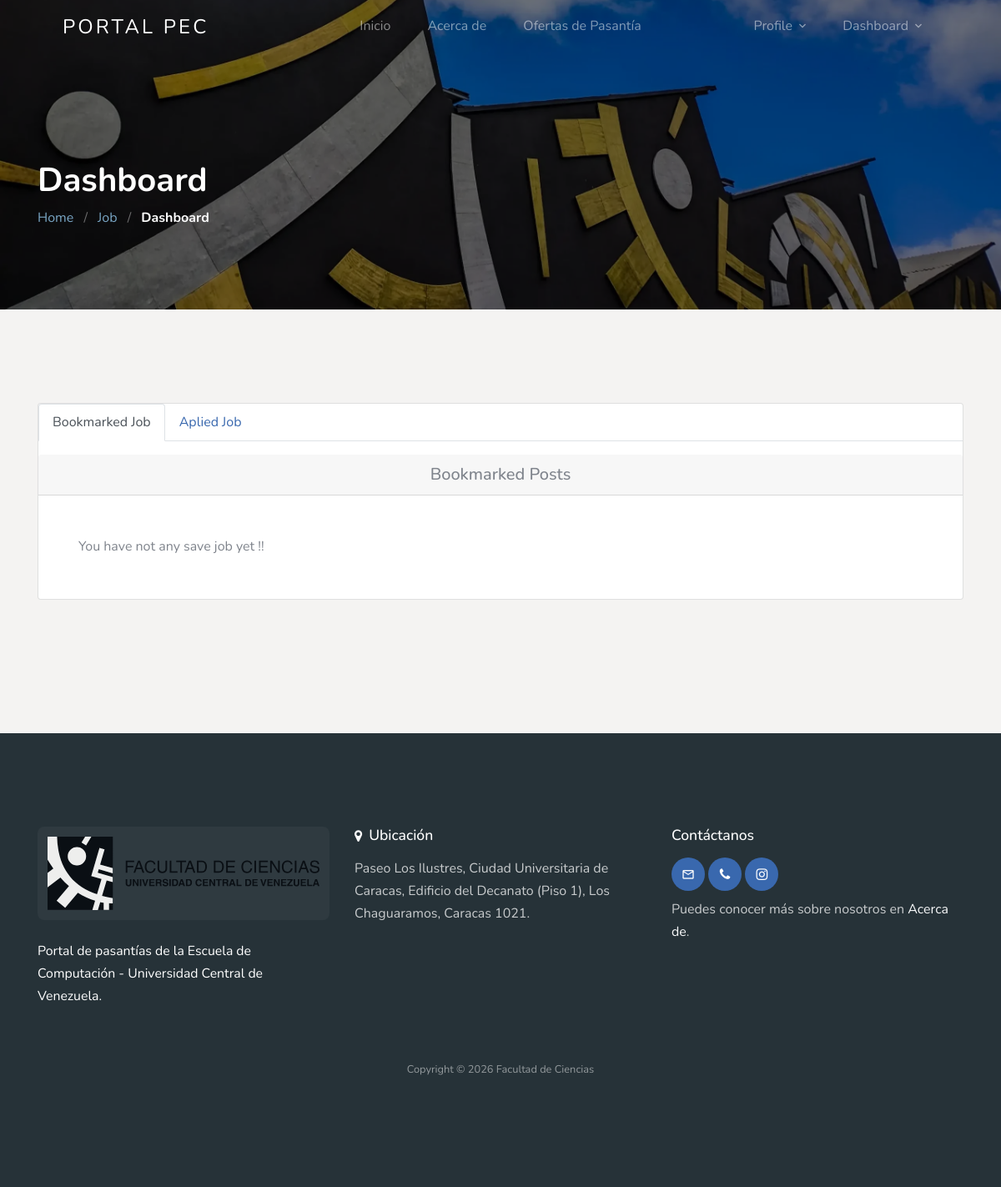
The page /dashboard/ (signed in) on the database as committed earlier.
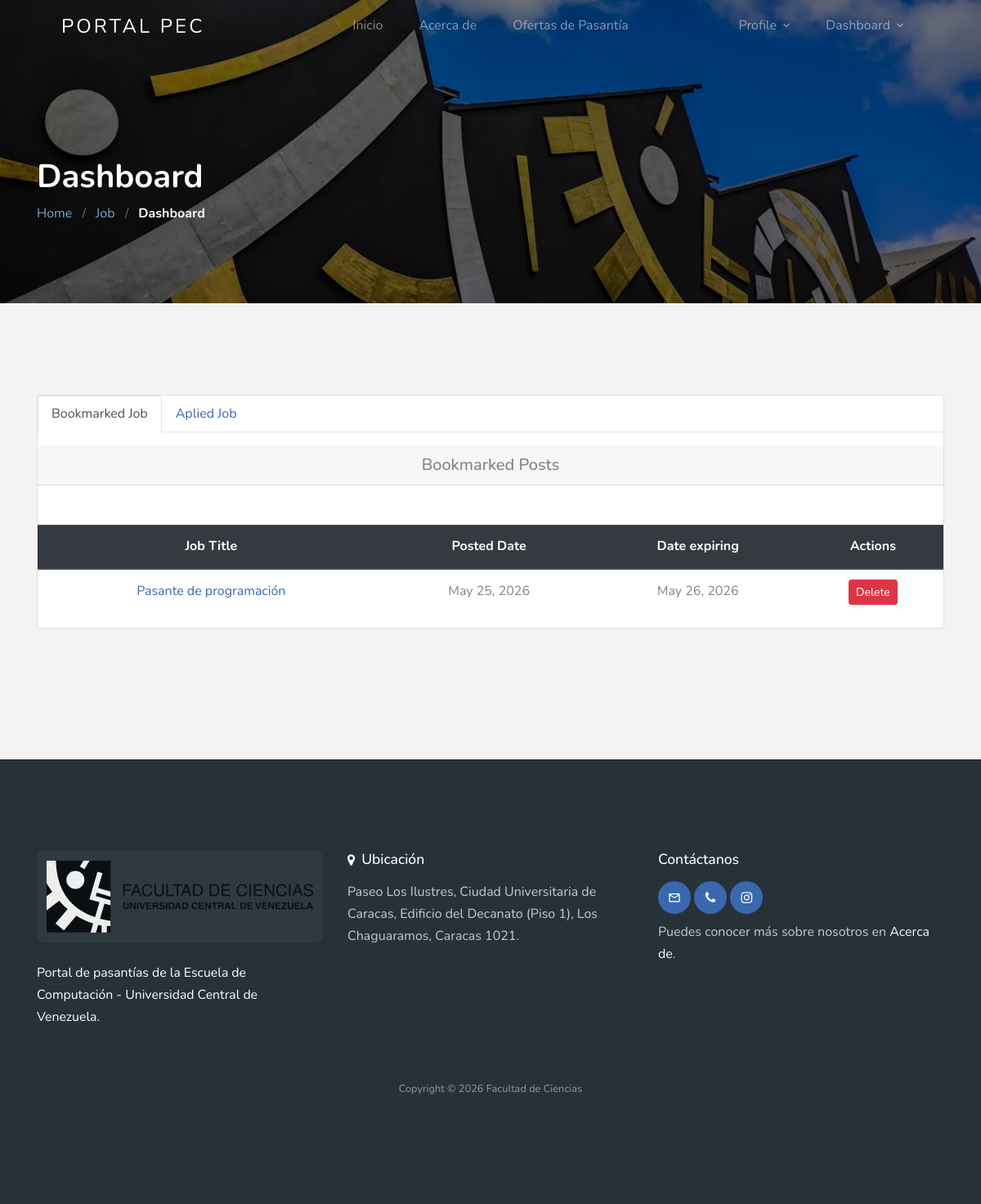
The same page on the database as committed later.
### apps/jobapp/models/relations.py (models this page shows, shortened)
class BookmarkJob(TimeStampedModel, SoftDeleteModel):
    user = models.ForeignKey(User, on_delete=models.CASCADE)
    job = models.ForeignKey(Job, on_delete=models.CASCADE)
    class Meta:
        unique_together = ('user', 'job')

### apps/jobapp/models/job.py (models this page shows, shortened)
class Job(TimeStampedModel, SoftDeleteModel):
    user = models.ForeignKey(User, related_name='User', on_delete=models.CASCADE)
    title = models.CharField(max_length=300, db_index=True)
    description = CKEditor5Field(config_name='extends')
    tags = TaggableManager()
    location = models.CharField(max_length=300, db_index=True)
    job_type = models.CharField(choices=JOB_TYPE, max_length=1, db_index=True)
    work_mode = models.CharField(choices=WORK_MODE, max_length=1, default='3')
    experience_level = models.CharField(choices=EXPERIENCE_LEVEL, max_length=1, default='0')
    category = models.ForeignKey(Category, related_name='Category', on_delete=models.CASCADE)
    salary = models.CharField(max_length=30, blank=True)
    views_count = models.PositiveIntegerField(default=0)
    company_name = models.CharField(max_length=300, db_index=True)
    company_description = CKEditor5Field(config_name='extends', blank=True, null=True)
    url = models.URLField(max_length=200)
    last_date = models.DateField()
    is_published = models.BooleanField(default=False)
    is_closed = models.BooleanField(default=False)
    class Meta:
        indexes = [
            models.Index(fields=['title', 'location']),
            models.Index(fields=['is_published', 'is_closed']),
        ]

### apps/jobapp/views/shared.py (the view, shortened to what this page needs)
# urls.py: path('dashboard/', dashboard_view, name='dashboard'),
@login_required(login_url=reverse_lazy('account:login'))
def dashboard_view(request):
    jobs = []
    savedjobs = []
    appliedjobs = []
    total_applicants = {}
    admin_stats = {}
    recent_users = []
    if request.user.role == 'employer':
        jobs = Job.objects.filter(user=request.user.id, is_deleted=False)
        for job in jobs:
            count = Applicant.objects.filter(job=job.id).count()
            total_applicants[job.id] = count
    elif request.user.role == 'employee':
        savedjobs = BookmarkJob.objects.filter(user=request.user.id, is_deleted=False, job__is_deleted=False)
        appliedjobs = Applicant.objects.filter(user=request.user.id, is_deleted=False, job__is_deleted=False)
    context = {
        'jobs': jobs,
        'savedjobs': savedjobs,
        'appliedjobs': appliedjobs,
        'total_applicants': total_applicants,
        'admin_stats': admin_stats,
        'recent_users': recent_users,
    }
    return render(request, 'jobapp/dashboard.html', context)

### template/jobapp/dashboard.html (shortened to what the changed rows need)
{% extends 'base.html' %}
{% load static %}
{% load get_total_applicant %}
{% block content %}
<section class="section-hero overlay inner-page bg-image"
    style="background-image: url('{% static 'images/hero_1.jpg' %}');" id="home-section">
    <div class="container">
        <div class="row">
            <div class="col-md-7">
                <h1 class="text-white font-weight-bold">Dashboard</h1>
            </div>
        </div>
    </div>
</section>
<section class="site-section">
    <div class="container">
        <div class="row">
            <div class="col-lg-12 mb-5">
                <div class="card">
                    {% if user.role == "admin" %}
                    <h5 class="card-header text-center">Administrator Panel</h5>
                    <div class="card-body">
                        <div class="mb-3 text-right">
                            <a href="{% url 'jobapp:admin-report' %}" class="btn btn-primary">Generar reporte</a>
                        </div>
                        <div class="row text-center">
                            <div class="col-md-4 mb-3">
                                <div class="p-4 bg-light rounded">
                                    <h3>{{ admin_stats.total_employers }}</h3>
                                    <p class="mb-0">Empresas registradas</p>
                                </div>
                            </div>
                            <div class="col-md-4 mb-3">
                                <div class="p-4 bg-light rounded">
                                    <h3>{{ admin_stats.total_employees }}</h3>
                                    <p class="mb-0">Usuarios candidatos</p>
                                </div>
                            </div>
                            <div class="col-md-4 mb-3">
                                <div class="p-4 bg-light rounded">
                                    <h3>{{ admin_stats.total_jobs }}</h3>
                                    <p class="mb-0">Ofertas de trabajo</p>
                                </div>
                            </div>
                        </div>
                        <div class="row text-center">
                            <div class="col-md-4 mb-3">
                                <div class="p-4 bg-light rounded">
                                    <h3>{{ admin_stats.total_applicants }}</h3>
                                    <p class="mb-0">Postulaciones</p>
                                </div>
                            </div>
                            <div class="col-md-4 mb-3">
                                <div class="p-4 bg-light rounded">
                                    <h3>{{ admin_stats.total_admins }}</h3>
                                    <p class="mb-0">Administradores</p>
                                </div>
                            </div>
                        </div>
                        {% if recent_users %}
                        <h5 class="card-header text-center mt-4">Últimos usuarios registrados</h5>
                        <div class="table-responsive">
                            <table class="table text-center mt-3">
                                <thead class="thead-dark">
                                    <tr>
                                        <th>Email</th>
                                        <th>Nombre</th>
                                        <th>Rol</th>
                                        <th>Fecha de registro</th>
                                    </tr>
                                </thead>
                                <tbody>
                                    {% for recent in recent_users %}
                                    <tr>
                                        <td>{{ recent.email }}</td>
                                        <td>{{ recent.get_full_name }}</td>
                                        <td class="text-capitalize">{{ recent.role }}</td>
                                        <td>{{ recent.date_joined | date:'M d, Y' }}</td>
                                    </tr>
                                    {% endfor %}
                                </tbody>
                            </table>
                        </div>
                        {% endif %}
                    </div>
                    {% elif user.role == "employee" %}
                      <div class="tab-content" id="myTabContent">
                        <div class="tab-pane fade show active" id="home" role="tabpanel" aria-labelledby="home-tab">
                            <h5 class="card-header text-center">Bookmarked Posts</h5>
                            {% if savedjobs %}
                            <table class="table text-center mt-5">
                                <thead class="thead-dark">
                                    <tr>
                                        <th>Job Title</th>
                                        <th>Posted Date</th>
                                        <th>Date expiring</th>
                                        <th>Actions</th>
                                    </tr>
                                </thead>
                                <tbody>
                                    {% for job in savedjobs %}
                                    <tr id="row_{{ job.id }}">
                                        <td><a href="{% url 'jobapp:single-job' job.job.id %}">{{ job.job.title }}</a></td>
                                        <td>{{ job.created_at | date:'M d, Y'  }}</td>
                                        <td>{{ job.job.last_date | date:'M d, Y' }}</td>
                                        <td>
                                            <button onclick="call_sw_alert_func('{% url 'jobapp:delete-bookmark' job.id %}','{{ job.id }}','Once Deleted, This Post Will Remove From Your Favourite List!')" class="btn btn-danger btn-sm">Delete</button>
                                        </td>
                                    </tr>
                                    {% endfor %}
                                </tbody>
                            </table>
                            {% else %}
                            <p class="m-5">You have not any save job yet !! </p>
                            {% endif %}
                        </div>
                      </div>
                    {% endif %}
                </div>
            </div>
        </div>
    </div>
    </div>
{% endblock %}

Rows that differ between the two databases and show on the page:
added BookmarkJob: job "Pasante de programación", created_at "May 25, 2026", job.last_date "May 26, 2026"
Other text that changed with them:
text no longer shown: "You have not any save job yet !!"
text now shown: "Job Title Posted Date Date expiring Actions"
